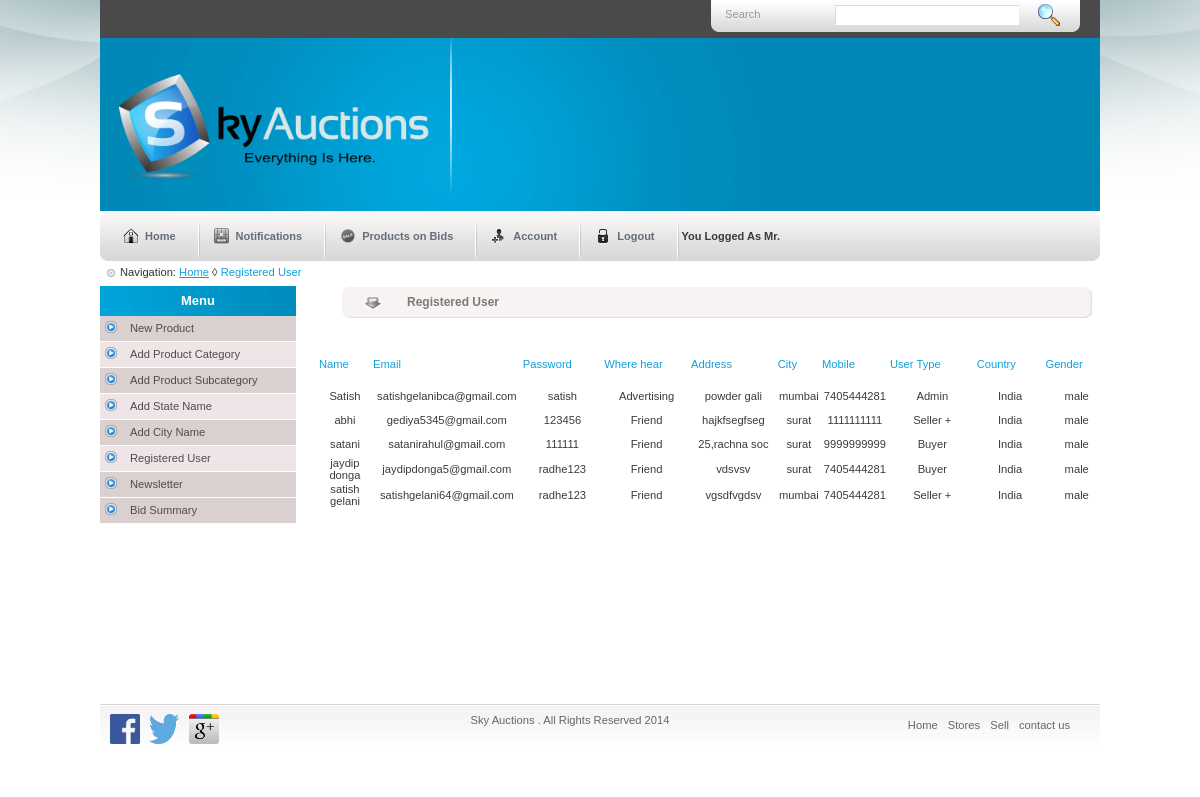
Page /admin/reguser.php on the committed database.
### tables this page shows
CREATE TABLE IF NOT EXISTS `registration` (
  `regid` int(11) NOT NULL AUTO_INCREMENT,
  `name` varchar(40) NOT NULL,
  `uname` varchar(40) NOT NULL,
  `pass` varchar(40) NOT NULL,
  `hear` varchar(40) NOT NULL,
  `addd` varchar(200) NOT NULL,
  `ctid` int(11) NOT NULL,
  `mno` varchar(10) NOT NULL,
  `utype` varchar(10) NOT NULL,
  `country` varchar(50) NOT NULL,
  `gender` varchar(50) NOT NULL,
  PRIMARY KEY (`regid`),
  KEY `cityid` (`ctid`),
  KEY `ctid` (`ctid`)
);

CREATE TABLE IF NOT EXISTS `city` (
  `ctid` int(11) NOT NULL AUTO_INCREMENT,
  `ctname` varchar(100) NOT NULL,
  `stid` int(11) NOT NULL,
  PRIMARY KEY (`ctid`),
  KEY `stid` (`stid`)
);

### admin/reguser.php (the view, shortened to what this page needs)
<?php include("header.php")?>
   <div class="crumb_navigation"> Navigation: <a href="index.php">Home</a> &loz; <span class="current">Registered User</span> </div> <div class="left_content">
      <?php include("left.php")?>
    </div>
    <div class="center_content" >
      <div class="center_title_bar">Registered User</div>
      <div class="prod_box">
          <link rel="stylesheet" type="text/css" href="css/default.css"/>
          <p>
        </p>
        <table width="793" height="70">
<td width="49" height="38" class="style2">Name</td>
<td class="style2" width="44">Email</td>
<td class="style2" width="75">Password</td>
<td class="style2" width="80">Where hear</td>
<td class="style2" width="80">Address</td>
<td class="style2" width="32">City</td>
<td class="style2" width="55">Mobile</td>
<td class="style2" width="80">User Type</td>
<td class="style2" width="63">Country</td>
<td class="style2" width="59">Gender</td>
<?php
$query1="select * from registration";
$rs=mysql_query($query1);
while($data = mysql_fetch_array($rs))
{
	?>
    <tr align="center">
    <td height="22"><?php
        echo $data['name'];
    ?></td>
   <td><?php
        echo $data['uname'];
    ?></td>
	<td><?php
        echo $data['pass'];
    ?></td>
	<td><?php
        echo $data['hear'];
    ?></td>
	<td>
    <?php
        echo $data['addd'];
    ?>
	</td>
	<td>
    <?php
			$querycity="select * from city where ctid=".$data['ctid'];
			$cityresult=mysql_query($querycity);
			$citydata=mysql_fetch_array($cityresult);
		    echo $citydata['ctname'];
    ?>
	</td>
<td>
    <?php
        echo $data['mno'];
    ?>
	</td>
	<td>
   <?php
	if($data['utype'] == 0)
	{
	echo "Admin";
	}
	else if($data['utype'] == 1)
	{
	echo "Buyer";
	}
	else if($data['utype'] == 2)
	{
	echo "Seller +";
	}
    ?>
	</td>
	<td>
    <?php
        echo $data['country'];
    ?>
	</td>
	<td>
    <?php
        echo $data['gender'];
    ?>
	<?php
}
?>
</table>
      </div>
    </div >
  </div>
<?php include("footer.php")?>

### admin/style.css (style rules this page uses)
body { background:url(images/bg.jpg) no-repeat #fff center top; padding:0; font-family:Verdana,Arial, Helvetica, sans-serif; font-size:11px; margin:0px auto auto auto; color:#000; }
p { padding:2px; margin:0px; }
.crumb_navigation { width:980px; height:15px; padding:5px 10px 0 20px; color:#333333; background:url(images/navbullet.png) no-repeat left; background-position:5px 6px; }
.crumb_navigation a { color:#0fa0dd; text-decoration:underline; }
span.current { color:#0fa0dd; }
.left_content { width:196px; float:left; }
.center_content { width:780px; float:left; padding:5px 10px; }
.center_title_bar { width:720px; height:33px; float:left; padding:0 0 0 100px; margin:0 0 0 1px; _margin:0 0 0 6px; line-height:33px; font-size:12px; color:#847676; font-weight:bold; background:url(images/bar_bg.gif) no-repeat center; }
.prod_box { width:173px; height:auto; float:left; padding:10px 10px 10px 11px; }

### admin/css/default.css (style rules this page uses)
* { padding: 0; margin: 0; border: 0; }
body, html { color: #373C40; font-family: Verdana,Arial, Helvetica, sans-serif; height: 100%; margin:0px; }
body { font-size: 70%; }
p { padding: 7px 0 7px 0; font-weight: 500; font-size: 10pt; }
a { color: #0687D1; text-decoration:none; }

### rows in the picture
registration: name "Satish", uname "satishgelanibca@gmail.com", pass "satish", hear "Advertising", addd "powder gali", ctid.ctname "mumbai", mno "7405444281", utype "Admin", country "India", gender "male"
registration: name "abhi", uname "gediya5345@gmail.com", pass "123456", hear "Friend", addd "hajkfsegfseg", ctid.ctname "surat", mno "1111111111", utype "Seller +", country "India", gender "male"
registration: name "satani", uname "satanirahul@gmail.com", pass "111111", hear "Friend", addd "25,rachna soc", ctid.ctname "surat", mno "9999999999", utype "Buyer", country "India", gender "male"
registration: name "jaydip donga", uname "jaydipdonga5@gmail.com", pass "radhe123", hear "Friend", addd "vdsvsv", ctid.ctname "surat", mno "7405444281", utype "Buyer", country "India", gender "male"
registration: name "satish gelani", uname "satishgelani64@gmail.com", pass "radhe123", hear "Friend", addd "vgsdfvgdsv", ctid.ctname "mumbai", mno "7405444281", utype "Seller +", country "India", gender "male"
